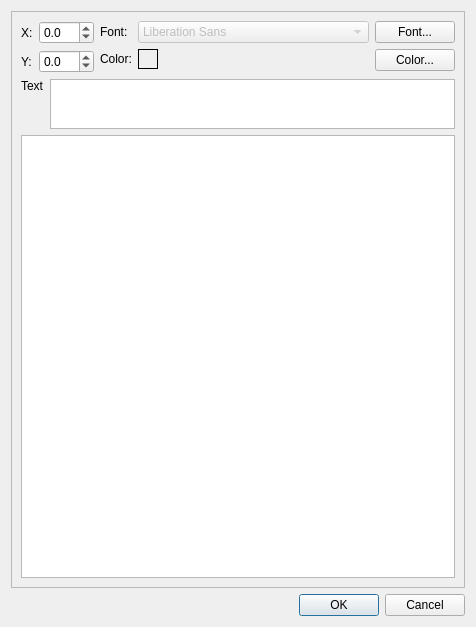
<ui version="4.0" >
 <class>QDialogText</class>
 <widget class="QDialog" name="QDialogText" >
  <property name="enabled" >
   <bool>true</bool>
  </property>
  <property name="geometry" >
   <rect>
    <x>0</x>
    <y>0</y>
    <width>461</width>
    <height>627</height>
   </rect>
  </property>
  <property name="windowTitle" >
   <string>Text properties</string>
  </property>
  <layout class="QHBoxLayout" name="horizontalLayout_3" >
   <item>
    <layout class="QVBoxLayout" name="verticalLayout" >
     <item>
      <widget class="QFrame" name="frame" >
       <property name="frameShape" >
        <enum>QFrame::StyledPanel</enum>
       </property>
       <property name="frameShadow" >
        <enum>QFrame::Raised</enum>
       </property>
       <property name="lineWidth" >
        <number>3</number>
       </property>
       <layout class="QVBoxLayout" name="verticalLayout_2" >
        <item>
         <layout class="QHBoxLayout" name="horizontalLayout" >
          <property name="sizeConstraint" >
           <enum>QLayout::SetMaximumSize</enum>
          </property>
          <property name="bottomMargin" >
           <number>0</number>
          </property>
          <item>
           <layout class="QFormLayout" name="formLayout" >
            <item row="0" column="0" >
             <widget class="QLabel" name="label" >
              <property name="text" >
               <string>X:</string>
              </property>
             </widget>
            </item>
            <item row="0" column="1" >
             <widget class="QDoubleSpinBox" name="spinX" >
              <property name="decimals" >
               <number>1</number>
              </property>
              <property name="minimum" >
               <double>-61.000000000000000</double>
              </property>
              <property name="maximum" >
               <double>61.000000000000000</double>
              </property>
             </widget>
            </item>
            <item row="1" column="0" >
             <widget class="QLabel" name="label_2" >
              <property name="text" >
               <string>Y:</string>
              </property>
             </widget>
            </item>
            <item row="1" column="1" >
             <widget class="QDoubleSpinBox" name="spinY" >
              <property name="decimals" >
               <number>1</number>
              </property>
              <property name="minimum" >
               <double>-61.000000000000000</double>
              </property>
              <property name="maximum" >
               <double>61.000000000000000</double>
              </property>
             </widget>
            </item>
           </layout>
          </item>
          <item>
           <spacer name="horizontalSpacer" >
            <property name="orientation" >
             <enum>Qt::Horizontal</enum>
            </property>
            <property name="sizeHint" stdset="0" >
             <size>
              <width>13</width>
              <height>20</height>
             </size>
            </property>
           </spacer>
          </item>
          <item>
           <layout class="QFormLayout" name="formLayout_3" >
            <item row="0" column="0" >
             <widget class="QLabel" name="label_5" >
              <property name="text" >
               <string>Font:</string>
              </property>
             </widget>
            </item>
            <item row="1" column="0" >
             <widget class="QLabel" name="label_6" >
              <property name="text" >
               <string>Color:</string>
              </property>
             </widget>
            </item>
            <item row="0" column="1" >
             <widget class="QFontComboBox" name="fontName" >
              <property name="enabled" >
               <bool>false</bool>
              </property>
              <property name="editable" >
               <bool>false</bool>
              </property>
             </widget>
            </item>
            <item row="1" column="1" >
             <widget class="QLabel" name="colorWidget" >
              <property name="minimumSize" >
               <size>
                <width>20</width>
                <height>20</height>
               </size>
              </property>
              <property name="maximumSize" >
               <size>
                <width>20</width>
                <height>20</height>
               </size>
              </property>
              <property name="baseSize" >
               <size>
                <width>0</width>
                <height>0</height>
               </size>
              </property>
              <property name="frameShape" >
               <enum>QFrame::Box</enum>
              </property>
              <property name="text" >
               <string/>
              </property>
              <property name="textFormat" >
               <enum>Qt::PlainText</enum>
              </property>
             </widget>
            </item>
           </layout>
          </item>
          <item>
           <spacer name="horizontalSpacer_2" >
            <property name="orientation" >
             <enum>Qt::Horizontal</enum>
            </property>
            <property name="sizeHint" stdset="0" >
             <size>
              <width>17</width>
              <height>20</height>
             </size>
            </property>
           </spacer>
          </item>
          <item>
           <layout class="QFormLayout" name="formLayout_4" >
            <property name="fieldGrowthPolicy" >
             <enum>QFormLayout::ExpandingFieldsGrow</enum>
            </property>
            <item row="1" column="0" >
             <widget class="QPushButton" name="btnColor" >
              <property name="text" >
               <string>Color...</string>
              </property>
             </widget>
            </item>
            <item row="0" column="0" >
             <widget class="QPushButton" name="btnFont" >
              <property name="text" >
               <string>Font...</string>
              </property>
             </widget>
            </item>
           </layout>
          </item>
         </layout>
        </item>
        <item>
         <layout class="QHBoxLayout" name="horizontalLayout_2" >
          <item>
           <widget class="QLabel" name="label_3" >
            <property name="text" >
             <string>Text</string>
            </property>
            <property name="alignment" >
             <set>Qt::AlignLeading|Qt::AlignLeft|Qt::AlignTop</set>
            </property>
           </widget>
          </item>
          <item>
           <widget class="QPlainTextEdit" name="textEdit" >
            <property name="sizePolicy" >
             <sizepolicy vsizetype="Expanding" hsizetype="Expanding" >
              <horstretch>0</horstretch>
              <verstretch>0</verstretch>
             </sizepolicy>
            </property>
            <property name="maximumSize" >
             <size>
              <width>16777215</width>
              <height>50</height>
             </size>
            </property>
           </widget>
          </item>
         </layout>
        </item>
        <item>
         <widget class="QCDView" name="cdView" >
          <property name="sizePolicy" >
           <sizepolicy vsizetype="Expanding" hsizetype="Expanding" >
            <horstretch>0</horstretch>
            <verstretch>2</verstretch>
           </sizepolicy>
          </property>
          <property name="baseSize" >
           <size>
            <width>0</width>
            <height>0</height>
           </size>
          </property>
          <property name="interactive" >
           <bool>false</bool>
          </property>
         </widget>
        </item>
       </layout>
      </widget>
     </item>
     <item>
      <widget class="QDialogButtonBox" name="buttonBox" >
       <property name="orientation" >
        <enum>Qt::Horizontal</enum>
       </property>
       <property name="standardButtons" >
        <set>QDialogButtonBox::Cancel|QDialogButtonBox::Ok</set>
       </property>
      </widget>
     </item>
    </layout>
   </item>
  </layout>
 </widget>
 <customwidgets>
  <customwidget>
   <class>QCDView</class>
   <extends>QGraphicsView</extends>
   <header>qcdview.h</header>
  </customwidget>
 </customwidgets>
 <tabstops>
  <tabstop>spinX</tabstop>
  <tabstop>spinY</tabstop>
  <tabstop>btnFont</tabstop>
  <tabstop>btnColor</tabstop>
  <tabstop>buttonBox</tabstop>
 </tabstops>
 <resources/>
 <connections>
  <connection>
   <sender>buttonBox</sender>
   <signal>accepted()</signal>
   <receiver>QDialogText</receiver>
   <slot>accept()</slot>
   <hints>
    <hint type="sourcelabel" >
     <x>258</x>
     <y>582</y>
    </hint>
    <hint type="destinationlabel" >
     <x>157</x>
     <y>274</y>
    </hint>
   </hints>
  </connection>
  <connection>
   <sender>buttonBox</sender>
   <signal>rejected()</signal>
   <receiver>QDialogText</receiver>
   <slot>reject()</slot>
   <hints>
    <hint type="sourcelabel" >
     <x>326</x>
     <y>582</y>
    </hint>
    <hint type="destinationlabel" >
     <x>286</x>
     <y>274</y>
    </hint>
   </hints>
  </connection>
 </connections>
</ui>
